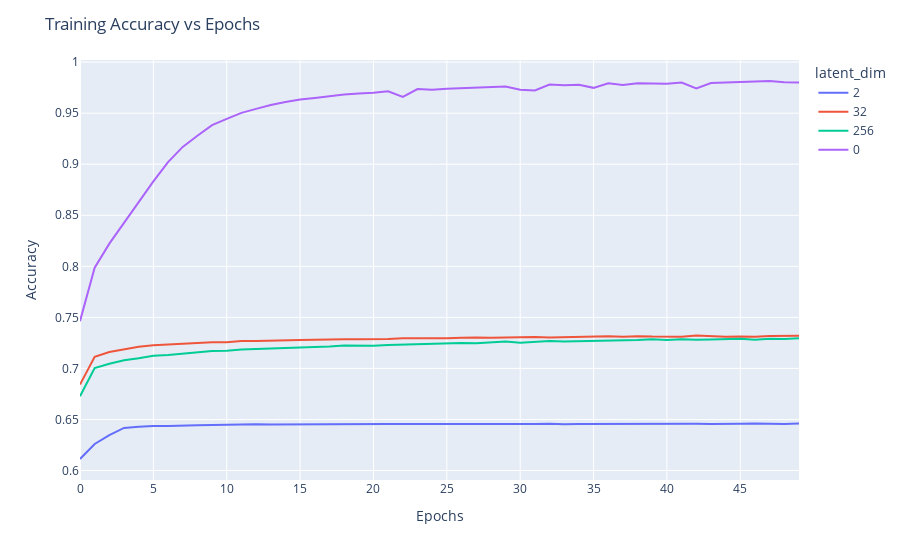

Here is the notebook cell this chart was saved with:
### Code cell
df_overall
df_last = df_overall.groupby("latent_dim", dropna=False).tail(1)
df_last

# train accuracies with test accuracies as horizontal lines
fig = px.line(df_overall, x=df_overall.index, y="train_accuracy", color="latent_dim")
# fig.add_hline(y=df_last["test_accuracy"].values[0], line_dash="dot", annotation_text="test_accuracy 2", annotation_position="bottom right")
# fig.add_hline(y=df_last["test_accuracy"].values[1], line_dash="dot", annotation_text="test_accuracy 256", annotation_position="bottom right")
# fig.add_hline(y=df_last["test_accuracy"].values[2], line_dash="dot", annotation_text="test_accuracy 0", annotation_position="bottom right")

fig.update_layout(
    title="Training Accuracy vs Epochs",
    xaxis_title="Epochs",
    yaxis_title="Accuracy",
)
fig.show()
fig.write_image(FIGURE_DIR + "training_accuracy_vs_epochs.png")

### Figure 1 — Plotly figure (JSON) as saved in the notebook; plotly's stock layout.template omitted (floating-point values rounded to 4 significant figures)
{"data": [{"hovertemplate": "latent_dim=2<br>index=%{x}<br>train_accuracy=%{y}<extra></extra>", "legendgroup": "2", "line": {"color": "#636efa", "dash": "solid"}, "marker": {"symbol": "circle"}, "mode": "lines", "name": "2", "orientation": "v", "showlegend": true, "type": "scatter", "x": [0, 1, 2, 3, 4, 5, 6, 7, 8, 9, 10, 11, 12, 13, 14, 15, 16, 17, 18, 19, 20, 21, 22, 23, 24, 25, 26, 27, 28, 29, 30, 31, 32, 33, 34, 35, 36, 37, 38, 39, 40, 41, 42, 43, 44, 45, 46, 47, 48, 49], "xaxis": "x", "y": [0.6113, 0.626, 0.6347, 0.6417, 0.6429, 0.6437, 0.6435, 0.6443, 0.6444, 0.6445, 0.6449, 0.6449, 0.6454, 0.6451, 0.6452, 0.6451, 0.6449, 0.6454, 0.6451, 0.6456, 0.6454, 0.6455, 0.6455, 0.6456, 0.6456, 0.6457, 0.6456, 0.6456, 0.6455, 0.6456, 0.6453, 0.6455, 0.6457, 0.6452, 0.6456, 0.6457, 0.6458, 0.6455, 0.6453, 0.6456, 0.6456, 0.6458, 0.6458, 0.6456, 0.6455, 0.6458, 0.6461, 0.6456, 0.6455, 0.6461], "yaxis": "y"}, {"hovertemplate": "latent_dim=32<br>index=%{x}<br>train_accuracy=%{y}<extra></extra>", "legendgroup": "32", "line": {"color": "#EF553B", "dash": "solid"}, "marker": {"symbol": "circle"}, "mode": "lines", "name": "32", "orientation": "v", "showlegend": true, "type": "scatter", "x": [0, 1, 2, 3, 4, 5, 6, 7, 8, 9, 10, 11, 12, 13, 14, 15, 16, 17, 18, 19, 20, 21, 22, 23, 24, 25, 26, 27, 28, 29, 30, 31, 32, 33, 34, 35, 36, 37, 38, 39, 40, 41, 42, 43, 44, 45, 46, 47, 48, 49], "xaxis": "x", "y": [0.6842, 0.7114, 0.7161, 0.719, 0.7212, 0.7226, 0.7234, 0.7246, 0.7252, 0.7257, 0.7256, 0.7268, 0.7268, 0.7274, 0.7273, 0.7279, 0.728, 0.7286, 0.7285, 0.7285, 0.7286, 0.7287, 0.7296, 0.7294, 0.7297, 0.7296, 0.73, 0.7303, 0.73, 0.7302, 0.7305, 0.7307, 0.7303, 0.7305, 0.7313, 0.731, 0.7314, 0.7309, 0.7315, 0.7312, 0.7308, 0.7311, 0.7324, 0.7315, 0.7311, 0.7313, 0.7309, 0.7318, 0.7322, 0.7319], "yaxis": "y"}, {"hovertemplate": "latent_dim=256<br>index=%{x}<br>train_accuracy=%{y}<extra></extra>", "legendgroup": "256", "line": {"color": "#00cc96", "dash": "solid"}, "marker": {"symbol": "circle"}, "mode": "lines", "name": "256", "orientation": "v", "showlegend": true, "type": "scatter", "x": [0, 1, 2, 3, 4, 5, 6, 7, 8, 9, 10, 11, 12, 13, 14, 15, 16, 17, 18, 19, 20, 21, 22, 23, 24, 25, 26, 27, 28, 29, 30, 31, 32, 33, 34, 35, 36, 37, 38, 39, 40, 41, 42, 43, 44, 45, 46, 47, 48, 49], "xaxis": "x", "y": [0.6727, 0.7003, 0.7046, 0.708, 0.7099, 0.7124, 0.7132, 0.7146, 0.7153, 0.717, 0.7172, 0.7185, 0.719, 0.7194, 0.7195, 0.7205, 0.721, 0.7215, 0.7225, 0.7224, 0.7222, 0.7229, 0.7234, 0.7238, 0.7246, 0.7246, 0.7248, 0.7246, 0.7256, 0.7263, 0.7252, 0.7257, 0.7268, 0.7262, 0.7266, 0.7271, 0.7268, 0.7278, 0.7278, 0.7287, 0.7279, 0.7285, 0.728, 0.7284, 0.729, 0.729, 0.728, 0.7291, 0.7289, 0.7295], "yaxis": "y"}, {"hovertemplate": "latent_dim=0<br>index=%{x}<br>train_accuracy=%{y}<extra></extra>", "legendgroup": "0", "line": {"color": "#ab63fa", "dash": "solid"}, "marker": {"symbol": "circle"}, "mode": "lines", "name": "0", "orientation": "v", "showlegend": true, "type": "scatter", "x": [0, 1, 2, 3, 4, 5, 6, 7, 8, 9, 10, 11, 12, 13, 14, 15, 16, 17, 18, 19, 20, 21, 22, 23, 24, 25, 26, 27, 28, 29, 30, 31, 32, 33, 34, 35, 36, 37, 38, 39, 40, 41, 42, 43, 44, 45, 46, 47, 48, 49], "xaxis": "x", "y": [0.7463, 0.7986, 0.8222, 0.8424, 0.8634, 0.8831, 0.902, 0.917, 0.9279, 0.9383, 0.9444, 0.9504, 0.9542, 0.958, 0.9609, 0.9634, 0.9649, 0.9668, 0.9682, 0.9694, 0.9699, 0.9715, 0.966, 0.9736, 0.9731, 0.974, 0.9747, 0.9749, 0.976, 0.9761, 0.9729, 0.9723, 0.978, 0.9773, 0.9779, 0.9748, 0.9794, 0.9776, 0.9793, 0.9791, 0.9789, 0.98, 0.9743, 0.9796, 0.9801, 0.98, 0.9805, 0.9815, 0.9802, 0.98], "yaxis": "y"}], "layout": {"legend": {"title": {"text": "latent_dim"}, "tracegroupgap": 0}, "margin": {"t": 60}, "title": {"text": "Training Accuracy vs Epochs"}, "xaxis": {"anchor": "y", "domain": [0, 1], "title": {"text": "Epochs"}}, "yaxis": {"anchor": "x", "domain": [0, 1], "title": {"text": "Accuracy"}}}}
